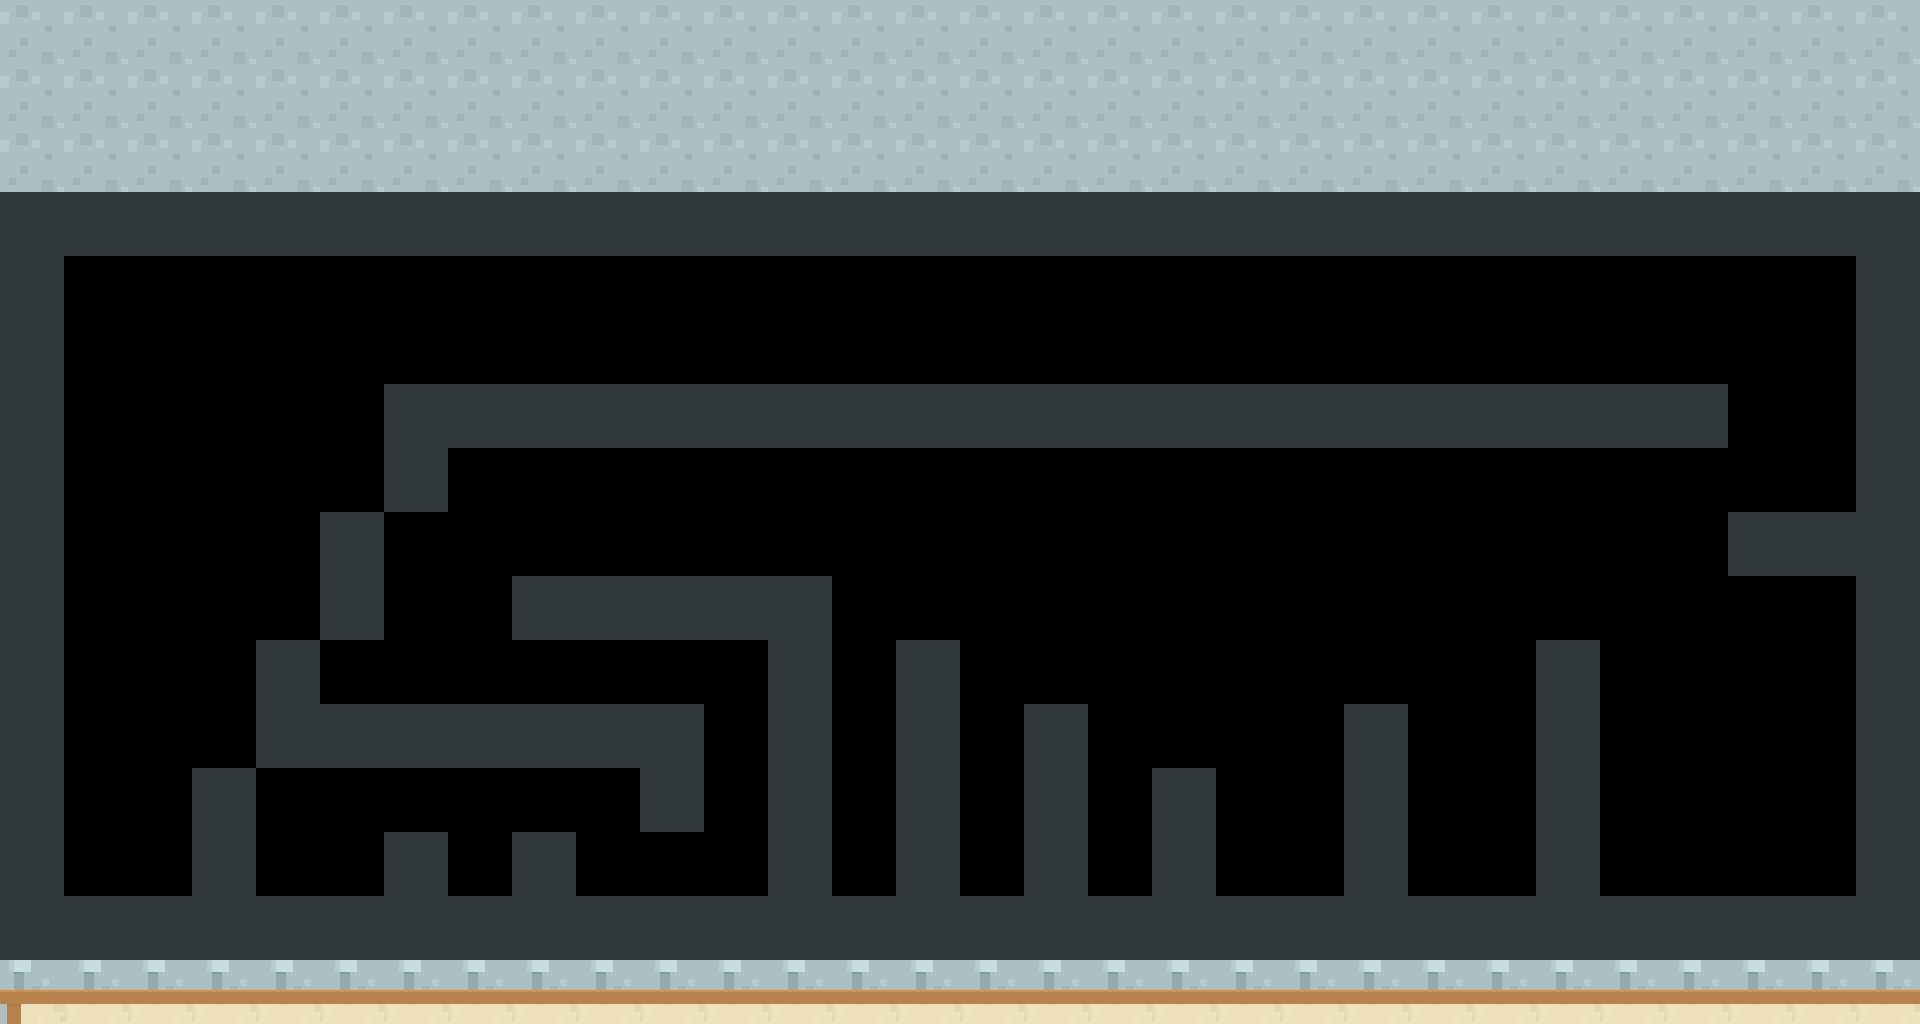

Rendered tile map (Tiled .tmx) drawn with the repository's tilesets; below, a short description and the map source with its tile grids summarised:
An orthogonal 30x16 tile map with 64x64 px tiles, 2 tile layers (walls, collision).

<map version="1.10" tiledversion="1.11.2" orientation="orthogonal" renderorder="right-down" width="30" height="16" tilewidth="64" tileheight="64" infinite="0" nextlayerid="3" nextobjectid="1">
 <tileset firstgid="1" source="dungeon.tsx" />
 <layer id="1" name="walls" width="30" height="16">
  <data>[480 cells, 264 non-empty, 11 distinct tile ids]</data>
 </layer>
 <layer id="2" name="collision" width="30" height="16">
  <data>[480 cells, 144 non-empty, 1 distinct tile ids]</data>
 </layer>
</map>
